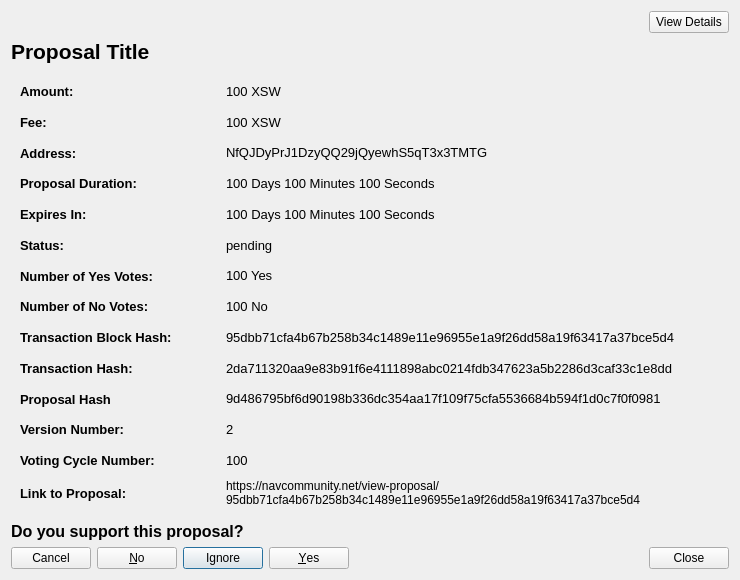
<?xml version="1.0" encoding="UTF-8"?>
<ui version="4.0">
 <class>CommunityFundDisplayDetailed</class>
 <widget class="QWidget" name="CommunityFundDisplayDetailed">
  <property name="geometry">
   <rect>
    <x>0</x>
    <y>0</y>
    <width>740</width>
    <height>580</height>
   </rect>
  </property>
  <property name="sizePolicy">
   <sizepolicy hsizetype="Preferred" vsizetype="MinimumExpanding">
    <horstretch>0</horstretch>
    <verstretch>0</verstretch>
   </sizepolicy>
  </property>
  <property name="minimumSize">
   <size>
    <width>740</width>
    <height>300</height>
   </size>
  </property>
  <property name="windowTitle">
   <string>Proposal Details</string>
  </property>
  <layout class="QVBoxLayout" name="verticalLayout_3">
   <item>
    <layout class="QHBoxLayout" name="horizontalLayout_2">
     <item>
      <spacer name="horizontalSpacer">
       <property name="orientation">
        <enum>Qt::Horizontal</enum>
       </property>
       <property name="sizeHint" stdset="0">
        <size>
         <width>40</width>
         <height>20</height>
        </size>
       </property>
      </spacer>
     </item>
     <item>
      <widget class="QPushButton" name="detailsBtn">
       <property name="text">
        <string>View Details</string>
       </property>
      </widget>
     </item>
    </layout>
   </item>
   <item>
    <widget class="QLabel" name="labelProposalTitle">
     <property name="sizePolicy">
      <sizepolicy hsizetype="Preferred" vsizetype="Minimum">
       <horstretch>0</horstretch>
       <verstretch>0</verstretch>
      </sizepolicy>
     </property>
     <property name="maximumSize">
      <size>
       <width>16777215</width>
       <height>500</height>
      </size>
     </property>
     <property name="font">
      <font>
       <pointsize>16</pointsize>
       <weight>75</weight>
       <bold>true</bold>
      </font>
     </property>
     <property name="text">
      <string>Proposal Title</string>
     </property>
     <property name="wordWrap">
      <bool>true</bool>
     </property>
     <property name="openExternalLinks">
      <bool>false</bool>
     </property>
    </widget>
   </item>
   <item>
    <widget class="QWidget" name="detailsWidget" native="true">
     <property name="sizePolicy">
      <sizepolicy hsizetype="Preferred" vsizetype="MinimumExpanding">
       <horstretch>0</horstretch>
       <verstretch>0</verstretch>
      </sizepolicy>
     </property>
     <layout class="QVBoxLayout" name="verticalLayout_2">
      <item>
       <layout class="QHBoxLayout" name="horizontalLayoutAmount">
        <item>
         <widget class="QLabel" name="labelAmountTitle">
          <property name="sizePolicy">
           <sizepolicy hsizetype="Fixed" vsizetype="Preferred">
            <horstretch>0</horstretch>
            <verstretch>0</verstretch>
           </sizepolicy>
          </property>
          <property name="minimumSize">
           <size>
            <width>200</width>
            <height>0</height>
           </size>
          </property>
          <property name="font">
           <font>
            <pointsize>10</pointsize>
            <weight>75</weight>
            <bold>true</bold>
           </font>
          </property>
          <property name="text">
           <string>Amount:</string>
          </property>
          <property name="textInteractionFlags">
           <set>Qt::NoTextInteraction</set>
          </property>
         </widget>
        </item>
        <item>
         <widget class="QLabel" name="labelAmount">
          <property name="font">
           <font>
            <pointsize>10</pointsize>
           </font>
          </property>
          <property name="text">
           <string>100 XSW</string>
          </property>
          <property name="textInteractionFlags">
           <set>Qt::TextSelectableByMouse</set>
          </property>
         </widget>
        </item>
       </layout>
      </item>
      <item>
       <layout class="QHBoxLayout" name="horizontalLayoutFee">
        <item>
         <widget class="QLabel" name="labelFeeTitle">
          <property name="sizePolicy">
           <sizepolicy hsizetype="Fixed" vsizetype="Preferred">
            <horstretch>0</horstretch>
            <verstretch>0</verstretch>
           </sizepolicy>
          </property>
          <property name="minimumSize">
           <size>
            <width>200</width>
            <height>0</height>
           </size>
          </property>
          <property name="font">
           <font>
            <pointsize>10</pointsize>
            <weight>75</weight>
            <bold>true</bold>
           </font>
          </property>
          <property name="text">
           <string>Fee:</string>
          </property>
          <property name="textInteractionFlags">
           <set>Qt::NoTextInteraction</set>
          </property>
         </widget>
        </item>
        <item>
         <widget class="QLabel" name="labelFee">
          <property name="font">
           <font>
            <pointsize>10</pointsize>
           </font>
          </property>
          <property name="text">
           <string>100 XSW</string>
          </property>
          <property name="textInteractionFlags">
           <set>Qt::TextSelectableByMouse</set>
          </property>
         </widget>
        </item>
       </layout>
      </item>
      <item>
       <layout class="QHBoxLayout" name="horizontalLayoutAddress">
        <item>
         <widget class="QLabel" name="labelAddressTitle">
          <property name="sizePolicy">
           <sizepolicy hsizetype="Fixed" vsizetype="Preferred">
            <horstretch>0</horstretch>
            <verstretch>0</verstretch>
           </sizepolicy>
          </property>
          <property name="minimumSize">
           <size>
            <width>200</width>
            <height>0</height>
           </size>
          </property>
          <property name="font">
           <font>
            <pointsize>10</pointsize>
            <weight>75</weight>
            <bold>true</bold>
           </font>
          </property>
          <property name="text">
           <string>Address:</string>
          </property>
          <property name="textInteractionFlags">
           <set>Qt::NoTextInteraction</set>
          </property>
         </widget>
        </item>
        <item>
         <widget class="QLabel" name="labelAddress">
          <property name="font">
           <font>
            <pointsize>10</pointsize>
           </font>
          </property>
          <property name="text">
           <string>NfQJDyPrJ1DzyQQ29jQyewhS5qT3x3TMTG</string>
          </property>
          <property name="textInteractionFlags">
           <set>Qt::TextSelectableByMouse</set>
          </property>
         </widget>
        </item>
       </layout>
      </item>
      <item>
       <layout class="QHBoxLayout" name="horizontalLayoutDeadline">
        <item>
         <widget class="QLabel" name="labelDeadlineTitle">
          <property name="sizePolicy">
           <sizepolicy hsizetype="Fixed" vsizetype="Preferred">
            <horstretch>0</horstretch>
            <verstretch>0</verstretch>
           </sizepolicy>
          </property>
          <property name="minimumSize">
           <size>
            <width>200</width>
            <height>0</height>
           </size>
          </property>
          <property name="font">
           <font>
            <pointsize>10</pointsize>
            <weight>75</weight>
            <bold>true</bold>
           </font>
          </property>
          <property name="text">
           <string>Proposal Duration:</string>
          </property>
          <property name="textInteractionFlags">
           <set>Qt::NoTextInteraction</set>
          </property>
         </widget>
        </item>
        <item>
         <widget class="QLabel" name="labelDeadline">
          <property name="font">
           <font>
            <pointsize>10</pointsize>
           </font>
          </property>
          <property name="text">
           <string>100 Days 100 Minutes 100 Seconds</string>
          </property>
          <property name="textInteractionFlags">
           <set>Qt::TextSelectableByMouse</set>
          </property>
         </widget>
        </item>
       </layout>
      </item>
      <item>
       <layout class="QHBoxLayout" name="horizontalLayoutExpiresIn">
        <item>
         <widget class="QLabel" name="labelExpiresInTitle">
          <property name="sizePolicy">
           <sizepolicy hsizetype="Fixed" vsizetype="Preferred">
            <horstretch>0</horstretch>
            <verstretch>0</verstretch>
           </sizepolicy>
          </property>
          <property name="minimumSize">
           <size>
            <width>200</width>
            <height>0</height>
           </size>
          </property>
          <property name="font">
           <font>
            <pointsize>10</pointsize>
            <weight>75</weight>
            <bold>true</bold>
           </font>
          </property>
          <property name="text">
           <string>Expires In:</string>
          </property>
          <property name="textInteractionFlags">
           <set>Qt::NoTextInteraction</set>
          </property>
         </widget>
        </item>
        <item>
         <widget class="QLabel" name="labelExpiresIn">
          <property name="font">
           <font>
            <pointsize>10</pointsize>
           </font>
          </property>
          <property name="text">
           <string>100 Days 100 Minutes 100 Seconds</string>
          </property>
          <property name="textInteractionFlags">
           <set>Qt::TextSelectableByMouse</set>
          </property>
         </widget>
        </item>
       </layout>
      </item>
      <item>
       <layout class="QHBoxLayout" name="horizontalLayoutStatus">
        <item>
         <widget class="QLabel" name="labelStatusTitle">
          <property name="sizePolicy">
           <sizepolicy hsizetype="Fixed" vsizetype="Preferred">
            <horstretch>0</horstretch>
            <verstretch>0</verstretch>
           </sizepolicy>
          </property>
          <property name="minimumSize">
           <size>
            <width>200</width>
            <height>0</height>
           </size>
          </property>
          <property name="font">
           <font>
            <pointsize>10</pointsize>
            <weight>75</weight>
            <bold>true</bold>
           </font>
          </property>
          <property name="text">
           <string>Status:</string>
          </property>
          <property name="textInteractionFlags">
           <set>Qt::NoTextInteraction</set>
          </property>
         </widget>
        </item>
        <item>
         <widget class="QLabel" name="labelStatus">
          <property name="font">
           <font>
            <pointsize>10</pointsize>
           </font>
          </property>
          <property name="text">
           <string>pending</string>
          </property>
          <property name="textInteractionFlags">
           <set>Qt::TextSelectableByMouse</set>
          </property>
         </widget>
        </item>
       </layout>
      </item>
      <item>
       <layout class="QHBoxLayout" name="horizontalLayoutNumberYesVotes">
        <item>
         <widget class="QLabel" name="labelNumberOfYesVotesTitle">
          <property name="sizePolicy">
           <sizepolicy hsizetype="Fixed" vsizetype="Preferred">
            <horstretch>0</horstretch>
            <verstretch>0</verstretch>
           </sizepolicy>
          </property>
          <property name="minimumSize">
           <size>
            <width>200</width>
            <height>0</height>
           </size>
          </property>
          <property name="font">
           <font>
            <pointsize>10</pointsize>
            <weight>75</weight>
            <bold>true</bold>
           </font>
          </property>
          <property name="text">
           <string>Number of Yes Votes:</string>
          </property>
          <property name="textInteractionFlags">
           <set>Qt::NoTextInteraction</set>
          </property>
         </widget>
        </item>
        <item>
         <widget class="QLabel" name="labelNumberOfYesVotes">
          <property name="font">
           <font>
            <pointsize>10</pointsize>
           </font>
          </property>
          <property name="text">
           <string>100 Yes</string>
          </property>
          <property name="textInteractionFlags">
           <set>Qt::TextSelectableByMouse</set>
          </property>
         </widget>
        </item>
       </layout>
      </item>
      <item>
       <layout class="QHBoxLayout" name="horizontalLayoutNumberNoVotes">
        <item>
         <widget class="QLabel" name="labelNumberOfNoVotesTitle">
          <property name="sizePolicy">
           <sizepolicy hsizetype="Fixed" vsizetype="Preferred">
            <horstretch>0</horstretch>
            <verstretch>0</verstretch>
           </sizepolicy>
          </property>
          <property name="minimumSize">
           <size>
            <width>200</width>
            <height>0</height>
           </size>
          </property>
          <property name="font">
           <font>
            <pointsize>10</pointsize>
            <weight>75</weight>
            <bold>true</bold>
           </font>
          </property>
          <property name="text">
           <string>Number of No Votes:</string>
          </property>
          <property name="textInteractionFlags">
           <set>Qt::NoTextInteraction</set>
          </property>
         </widget>
        </item>
        <item>
         <widget class="QLabel" name="labelNumberOfNoVotes">
          <property name="font">
           <font>
            <pointsize>10</pointsize>
           </font>
          </property>
          <property name="text">
           <string>100 No</string>
          </property>
          <property name="textInteractionFlags">
           <set>Qt::TextSelectableByMouse</set>
          </property>
         </widget>
        </item>
       </layout>
      </item>
      <item>
       <layout class="QHBoxLayout" name="horizontalLayoutTransactionBlockHash">
        <item>
         <widget class="QLabel" name="labelTransactionBlockHashTitle">
          <property name="sizePolicy">
           <sizepolicy hsizetype="Fixed" vsizetype="Preferred">
            <horstretch>0</horstretch>
            <verstretch>0</verstretch>
           </sizepolicy>
          </property>
          <property name="minimumSize">
           <size>
            <width>200</width>
            <height>0</height>
           </size>
          </property>
          <property name="font">
           <font>
            <pointsize>10</pointsize>
            <weight>75</weight>
            <bold>true</bold>
           </font>
          </property>
          <property name="text">
           <string>Transaction Block Hash:</string>
          </property>
          <property name="textInteractionFlags">
           <set>Qt::NoTextInteraction</set>
          </property>
         </widget>
        </item>
        <item>
         <widget class="QLabel" name="labelTransactionBlockHash">
          <property name="font">
           <font>
            <pointsize>10</pointsize>
           </font>
          </property>
          <property name="text">
           <string>95dbb71cfa4b67b258b34c1489e11e96955e1a9f26dd58a19f63417a37bce5d4</string>
          </property>
          <property name="textInteractionFlags">
           <set>Qt::TextSelectableByMouse</set>
          </property>
         </widget>
        </item>
       </layout>
      </item>
      <item>
       <layout class="QHBoxLayout" name="horizontalLayoutTransactionHash">
        <item>
         <widget class="QLabel" name="labelTransactionHashTitle">
          <property name="sizePolicy">
           <sizepolicy hsizetype="Fixed" vsizetype="Preferred">
            <horstretch>0</horstretch>
            <verstretch>0</verstretch>
           </sizepolicy>
          </property>
          <property name="minimumSize">
           <size>
            <width>200</width>
            <height>0</height>
           </size>
          </property>
          <property name="font">
           <font>
            <pointsize>10</pointsize>
            <weight>75</weight>
            <bold>true</bold>
           </font>
          </property>
          <property name="text">
           <string>Transaction Hash:</string>
          </property>
          <property name="textInteractionFlags">
           <set>Qt::NoTextInteraction</set>
          </property>
         </widget>
        </item>
        <item>
         <widget class="QLabel" name="labelTransactionHash">
          <property name="font">
           <font>
            <pointsize>10</pointsize>
           </font>
          </property>
          <property name="text">
           <string>2da711320aa9e83b91f6e4111898abc0214fdb347623a5b2286d3caf33c1e8dd</string>
          </property>
          <property name="textInteractionFlags">
           <set>Qt::TextSelectableByMouse</set>
          </property>
         </widget>
        </item>
       </layout>
      </item>
      <item>
       <layout class="QHBoxLayout" name="horizontalLayout">
        <property name="topMargin">
         <number>0</number>
        </property>
        <item>
         <widget class="QLabel" name="labelProposalHashTitle">
          <property name="sizePolicy">
           <sizepolicy hsizetype="Minimum" vsizetype="Preferred">
            <horstretch>0</horstretch>
            <verstretch>0</verstretch>
           </sizepolicy>
          </property>
          <property name="minimumSize">
           <size>
            <width>200</width>
            <height>0</height>
           </size>
          </property>
          <property name="maximumSize">
           <size>
            <width>200</width>
            <height>16777215</height>
           </size>
          </property>
          <property name="font">
           <font>
            <pointsize>10</pointsize>
            <weight>75</weight>
            <bold>true</bold>
           </font>
          </property>
          <property name="text">
           <string>Proposal Hash</string>
          </property>
         </widget>
        </item>
        <item>
         <widget class="QLabel" name="labelProposalHash">
          <property name="font">
           <font>
            <pointsize>10</pointsize>
           </font>
          </property>
          <property name="text">
           <string>9d486795bf6d90198b336dc354aa17f109f75cfa5536684b594f1d0c7f0f0981</string>
          </property>
          <property name="textInteractionFlags">
           <set>Qt::TextSelectableByMouse</set>
          </property>
         </widget>
        </item>
       </layout>
      </item>
      <item>
       <layout class="QHBoxLayout" name="horizontalLayoutVersionNumber">
        <item>
         <widget class="QLabel" name="labelVersionNumberTitle">
          <property name="sizePolicy">
           <sizepolicy hsizetype="Fixed" vsizetype="Preferred">
            <horstretch>0</horstretch>
            <verstretch>0</verstretch>
           </sizepolicy>
          </property>
          <property name="minimumSize">
           <size>
            <width>200</width>
            <height>0</height>
           </size>
          </property>
          <property name="font">
           <font>
            <pointsize>10</pointsize>
            <weight>75</weight>
            <bold>true</bold>
           </font>
          </property>
          <property name="text">
           <string>Version Number:</string>
          </property>
          <property name="textInteractionFlags">
           <set>Qt::NoTextInteraction</set>
          </property>
         </widget>
        </item>
        <item>
         <widget class="QLabel" name="labelVersionNumber">
          <property name="font">
           <font>
            <pointsize>10</pointsize>
           </font>
          </property>
          <property name="text">
           <string>2</string>
          </property>
          <property name="textInteractionFlags">
           <set>Qt::TextSelectableByMouse</set>
          </property>
         </widget>
        </item>
       </layout>
      </item>
      <item>
       <layout class="QHBoxLayout" name="horizontalLayoutVotingCycleNumber">
        <item>
         <widget class="QLabel" name="labelVOtingCycleNumberTitle">
          <property name="sizePolicy">
           <sizepolicy hsizetype="Fixed" vsizetype="Preferred">
            <horstretch>0</horstretch>
            <verstretch>0</verstretch>
           </sizepolicy>
          </property>
          <property name="minimumSize">
           <size>
            <width>200</width>
            <height>0</height>
           </size>
          </property>
          <property name="font">
           <font>
            <pointsize>10</pointsize>
            <weight>75</weight>
            <bold>true</bold>
           </font>
          </property>
          <property name="text">
           <string>Voting Cycle Number:</string>
          </property>
          <property name="textInteractionFlags">
           <set>Qt::NoTextInteraction</set>
          </property>
         </widget>
        </item>
        <item>
         <widget class="QLabel" name="labelVotingCycleNumber">
          <property name="font">
           <font>
            <pointsize>10</pointsize>
           </font>
          </property>
          <property name="text">
           <string>100</string>
          </property>
          <property name="textInteractionFlags">
           <set>Qt::TextSelectableByMouse</set>
          </property>
         </widget>
        </item>
       </layout>
      </item>
      <item>
       <layout class="QHBoxLayout" name="horizontalLayoutLinkToProposal">
        <item>
         <widget class="QLabel" name="labelLinkToProposalTitle">
          <property name="sizePolicy">
           <sizepolicy hsizetype="Fixed" vsizetype="Preferred">
            <horstretch>0</horstretch>
            <verstretch>0</verstretch>
           </sizepolicy>
          </property>
          <property name="minimumSize">
           <size>
            <width>200</width>
            <height>0</height>
           </size>
          </property>
          <property name="font">
           <font>
            <pointsize>10</pointsize>
            <weight>75</weight>
            <bold>true</bold>
           </font>
          </property>
          <property name="text">
           <string>Link to Proposal:</string>
          </property>
          <property name="textInteractionFlags">
           <set>Qt::NoTextInteraction</set>
          </property>
         </widget>
        </item>
        <item>
         <widget class="QLabel" name="labelLinkToProposal">
          <property name="text">
           <string>https://navcommunity.net/view-proposal/95dbb71cfa4b67b258b34c1489e11e96955e1a9f26dd58a19f63417a37bce5d4</string>
          </property>
          <property name="wordWrap">
           <bool>true</bool>
          </property>
          <property name="openExternalLinks">
           <bool>true</bool>
          </property>
          <property name="textInteractionFlags">
           <set>Qt::TextBrowserInteraction</set>
          </property>
         </widget>
        </item>
       </layout>
      </item>
     </layout>
    </widget>
   </item>
   <item>
    <widget class="QLabel" name="label">
     <property name="font">
      <font>
       <pointsize>12</pointsize>
       <weight>75</weight>
       <bold>true</bold>
      </font>
     </property>
     <property name="text">
      <string>Do you support this proposal?</string>
     </property>
    </widget>
   </item>
   <item>
    <layout class="QHBoxLayout" name="horizontalLayoutButtons">
     <item>
      <widget class="QDialogButtonBox" name="buttonBoxYesNoVote">
       <property name="layoutDirection">
        <enum>Qt::RightToLeft</enum>
       </property>
       <property name="standardButtons">
        <set>QDialogButtonBox::Cancel|QDialogButtonBox::Ignore|QDialogButtonBox::No|QDialogButtonBox::Yes</set>
       </property>
      </widget>
     </item>
     <item>
      <spacer name="horizontalSpacerButtons">
       <property name="orientation">
        <enum>Qt::Horizontal</enum>
       </property>
       <property name="sizeHint" stdset="0">
        <size>
         <width>40</width>
         <height>20</height>
        </size>
       </property>
      </spacer>
     </item>
     <item>
      <widget class="QPushButton" name="pushButtonClose">
       <property name="text">
        <string>Close</string>
       </property>
      </widget>
     </item>
    </layout>
   </item>
  </layout>
 </widget>
 <resources/>
 <connections/>
</ui>
